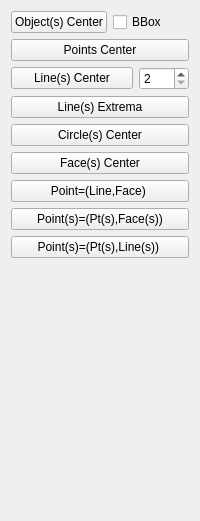
             <widget class="QWidget" name="Point_Tab1_3">
              <attribute name="title">
               <string>Point 1/3</string>
              </attribute>
              <attribute name="toolTip">
               <string>Create Point(s)</string>
              </attribute>
              <layout class="QGridLayout" name="gridLayout_11">
               <item row="0" column="0">
                <layout class="QHBoxLayout" name="horizontalLayout_46">
                 <item>
                  <widget class="QPushButton" name="button_object_center">
                   <property name="toolTip">
                    <string>Create a Point at center location of all selected Object(s).
    if BBox is not toggled
        This point is the MEAN location of all center of Mass (if exist) of all objects.
        All  center of Mass will be created too.
    
if BBox check box is toggled
        This point is the center of the Global X,Y,Z bounding box of all objects.
        This bounding box alway exists (especially for draft objects).
        Be aware this point is not necessary the center of Mass of all Objects!</string>
                   </property>
                   <property name="text">
                    <string>Object(s) Center</string>
                   </property>
                   <property name="icon">
                    <iconset>
                     <normaloff>../Icons/WF_centerObjectsPoint.svg</normaloff>../Icons/WF_centerObjectsPoint.svg</iconset>
                   </property>
                   <property name="iconSize">
                    <size>
                     <width>32</width>
                     <height>32</height>
                    </size>
                   </property>
                  </widget>
                 </item>
                 <item>
                  <widget class="QCheckBox" name="checkBox_object_center">
                   <property name="toolTip">
                    <string>if BBox check box is toggled
        This point is the center of the Global X,Y,Z bounding box of all objects.
        This bounding box alway exists (especially for draft objects).
        Be aware this point is not necessary the center of Mass of all Objects!</string>
                   </property>
                   <property name="text">
                    <string>BBox</string>
                   </property>
                  </widget>
                 </item>
                </layout>
               </item>
               <item row="1" column="0">
                <widget class="QPushButton" name="button_Npoints_center">
                 <property name="toolTip">
                  <string>Point=(N Points):
Create a Point at mean location of all selected points.
- First select several Points
- Then push this button</string>
                 </property>
                 <property name="text">
                  <string>Points Center</string>
                 </property>
                 <property name="icon">
                  <iconset>
                   <normaloff>../Icons/WF_NpointsPoint.svg</normaloff>../Icons/WF_NpointsPoint.svg</iconset>
                 </property>
                 <property name="iconSize">
                  <size>
                   <width>32</width>
                   <height>32</height>
                  </size>
                 </property>
                </widget>
               </item>
               <item row="2" column="0">
                <layout class="QHBoxLayout" name="horizontalLayout_45">
                 <item>
                  <widget class="QPushButton" name="button_line_center">
                   <property name="maximumSize">
                    <size>
                     <width>16777215</width>
                     <height>16777215</height>
                    </size>
                   </property>
                   <property name="toolTip">
                    <string>Create Point(s):
Cut each selected Line(s) in 2 (n) parts and create a (n-1) Point(s) at ends of edge(s).
The number indicates how many parts to consider.</string>
                   </property>
                   <property name="text">
                    <string>Line(s) Center</string>
                   </property>
                   <property name="icon">
                    <iconset>
                     <normaloff>../Icons/WF_centerLinePoint.svg</normaloff>../Icons/WF_centerLinePoint.svg</iconset>
                   </property>
                   <property name="iconSize">
                    <size>
                     <width>32</width>
                     <height>32</height>
                    </size>
                   </property>
                  </widget>
                 </item>
                 <item>
                  <widget class="QSpinBox" name="spin_line_center">
                   <property name="minimumSize">
                    <size>
                     <width>40</width>
                     <height>0</height>
                    </size>
                   </property>
                   <property name="maximumSize">
                    <size>
                     <width>50</width>
                     <height>16777215</height>
                    </size>
                   </property>
                   <property name="toolTip">
                    <string>The number indicates in how many parts each selected Lines(s) will be cut  (Max 100).</string>
                   </property>
                   <property name="minimum">
                    <number>2</number>
                   </property>
                   <property name="maximum">
                    <number>100</number>
                   </property>
                   <property name="singleStep">
                    <number>1</number>
                   </property>
                  </widget>
                 </item>
                </layout>
               </item>
               <item row="3" column="0">
                <widget class="QPushButton" name="button_line_extrema">
                 <property name="toolTip">
                  <string>Create Points at start and end location of each selected Line(s).</string>
                 </property>
                 <property name="text">
                  <string>Line(s) Extrema</string>
                 </property>
                 <property name="icon">
                  <iconset>
                   <normaloff>../Icons/WF_extremaLinePoint.svg</normaloff>../Icons/WF_extremaLinePoint.svg</iconset>
                 </property>
                 <property name="iconSize">
                  <size>
                   <width>32</width>
                   <height>32</height>
                  </size>
                 </property>
                </widget>
               </item>
               <item row="4" column="0">
                <widget class="QPushButton" name="button_circle_center">
                 <property name="toolTip">
                  <string>Create a Point at center location of each selected Circle(s) or Arc(s).</string>
                 </property>
                 <property name="text">
                  <string>Circle(s) Center</string>
                 </property>
                 <property name="icon">
                  <iconset>
                   <normaloff>../Icons/WF_centerCirclePoint.svg</normaloff>../Icons/WF_centerCirclePoint.svg</iconset>
                 </property>
                 <property name="iconSize">
                  <size>
                   <width>32</width>
                   <height>32</height>
                  </size>
                 </property>
                </widget>
               </item>
               <item row="5" column="0">
                <widget class="QPushButton" name="button_face_center">
                 <property name="toolTip">
                  <string>Create a Point at center location of each selected Face(s).</string>
                 </property>
                 <property name="text">
                  <string>Face(s) Center</string>
                 </property>
                 <property name="icon">
                  <iconset>
                   <normaloff>../Icons/WF_centerFacePoint.svg</normaloff>../Icons/WF_centerFacePoint.svg</iconset>
                 </property>
                 <property name="iconSize">
                  <size>
                   <width>32</width>
                   <height>32</height>
                  </size>
                 </property>
                </widget>
               </item>
               <item row="6" column="0">
                <widget class="QPushButton" name="button_line_face_point">
                 <property name="toolTip">
                  <string>Create a point at the intersection of the Line and Plane selected.</string>
                 </property>
                 <property name="text">
                  <string>Point=(Line,Face) </string>
                 </property>
                 <property name="icon">
                  <iconset>
                   <normaloff>../Icons/WF_lineFacePoint.svg</normaloff>../Icons/WF_lineFacePoint.svg</iconset>
                 </property>
                 <property name="iconSize">
                  <size>
                   <width>32</width>
                   <height>32</height>
                  </size>
                 </property>
                </widget>
               </item>
               <item row="7" column="0">
                <widget class="QPushButton" name="button_point_face_point">
                 <property name="toolTip">
                  <string>Point(s)=(Point(s),Face(s)):
Create projection(s) of Point(s) onto Face(s).
- First select one (or several) Point(s)
- Second select one or several) Plane(s)
- Then push this button

Plot the intersection point T on a Plane given one Plane and One Point C.
The Vector TC is perpendicular to the plane.</string>
                 </property>
                 <property name="text">
                  <string>Point(s)=(Pt(s),Face(s))</string>
                 </property>
                 <property name="icon">
                  <iconset>
                   <normaloff>../Icons/WF_pointFacePoint.svg</normaloff>../Icons/WF_pointFacePoint.svg</iconset>
                 </property>
                 <property name="iconSize">
                  <size>
                   <width>32</width>
                   <height>32</height>
                  </size>
                 </property>
                </widget>
               </item>
               <item row="8" column="0">
                <widget class="QPushButton" name="button_point_line_point">
                 <property name="toolTip">
                  <string>Point(s)=(Point(s),Line(s)):
Create projection(s) of Point(s) onto Line(s).
- First select one (or several) Point(s)
- Second select one or several) Line(s)
- Then push this button

Plot the intersection point T on a Line given one Line and One Point C.
The Vector TC is perpendicular to the Line.
The symetric point Cprime is also created as TC=TCprime.</string>
                 </property>
                 <property name="text">
                  <string>Point(s)=(Pt(s),Line(s)) </string>
                 </property>
                 <property name="icon">
                  <iconset>
                   <normaloff>../Icons/WF_pointLinePoint.svg</normaloff>../Icons/WF_pointLinePoint.svg</iconset>
                 </property>
                 <property name="iconSize">
                  <size>
                   <width>32</width>
                   <height>32</height>
                  </size>
                 </property>
                </widget>
               </item>
               <item row="9" column="0">
                <spacer name="verticalSpacer_19">
                 <property name="orientation">
                  <enum>Qt::Vertical</enum>
                 </property>
                 <property name="sizeHint" stdset="0">
                  <size>
                   <width>20</width>
                   <height>252</height>
                  </size>
                 </property>
                </spacer>
               </item>
              </layout>
             </widget>
